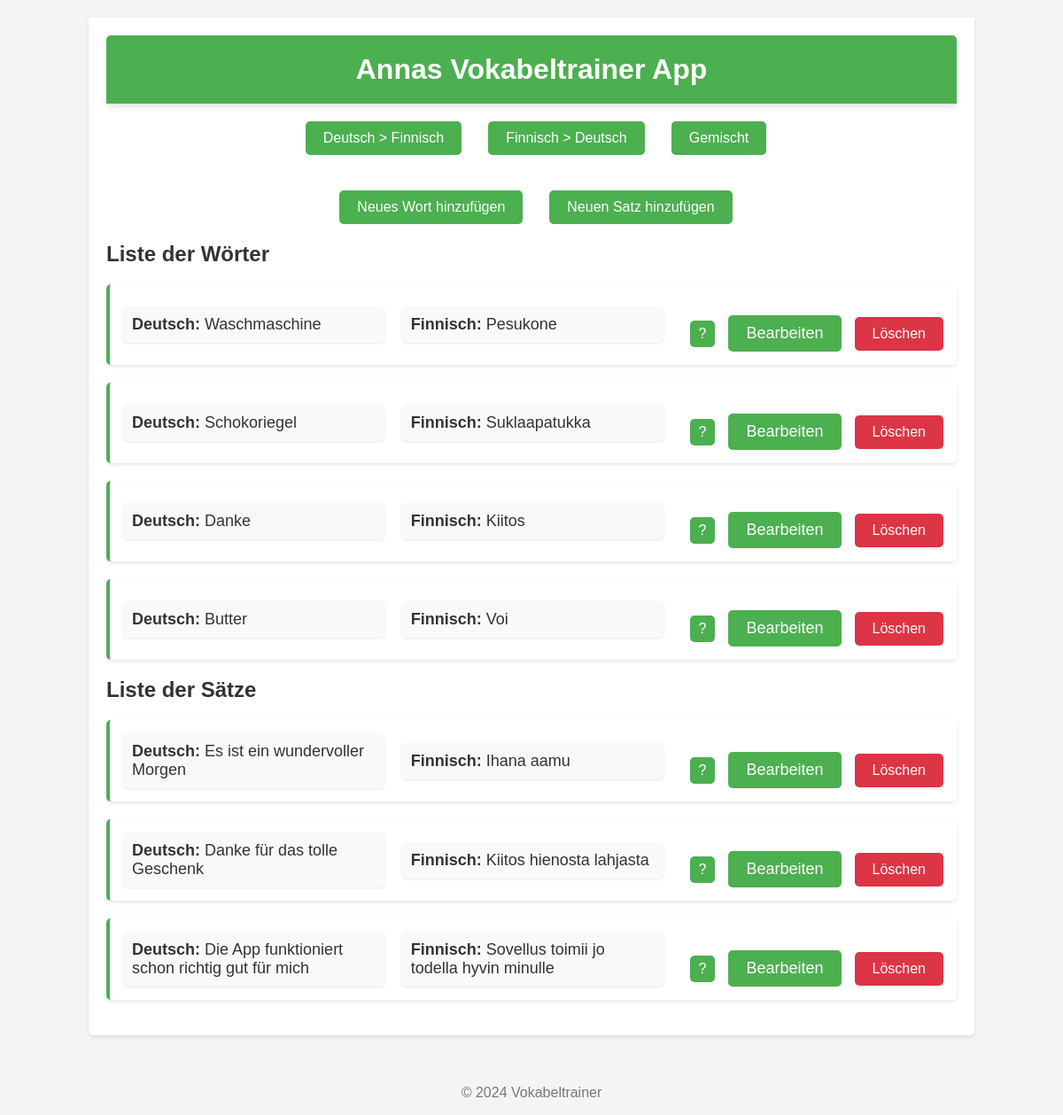
The app's page /, older data.
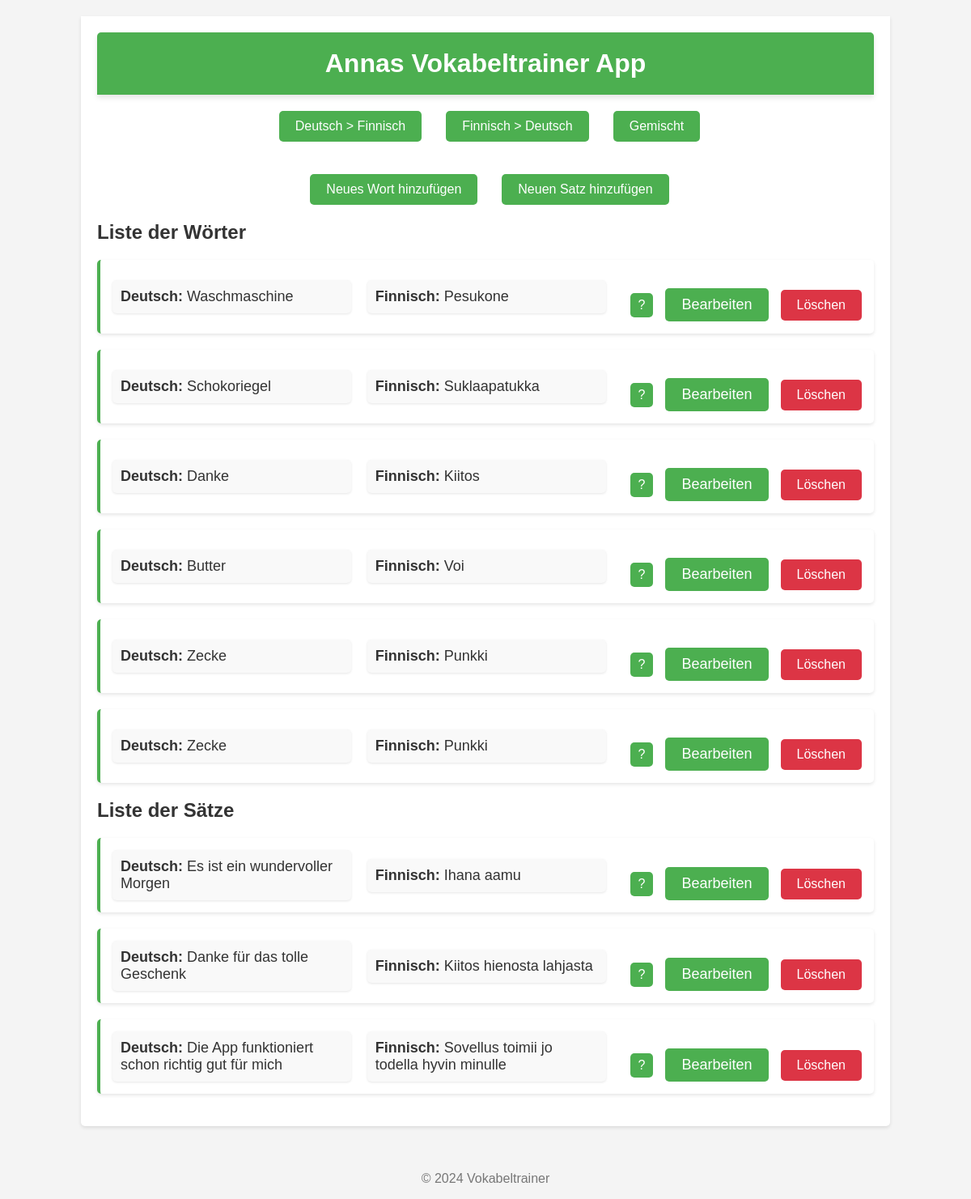
The same page, newer data.
### trainer/models.py (models this page shows, shortened)
class Wort(models.Model):
    id = models.AutoField(primary_key=True)  # Explizite ID für Wort
    deutsch = models.CharField(max_length=100)
    finnisch = models.CharField(max_length=100)
    merksatz = models.TextField(null=True, blank=True)
    kategorie = models.ForeignKey(Kategorie, on_delete=models.CASCADE)

class Satz(models.Model):
    id = models.AutoField(primary_key=True)  # Explizite ID für Satz
    deutsch = models.CharField(max_length=255)
    finnisch = models.CharField(max_length=255)
    merksatz = models.TextField(null=True, blank=True)
    kategorie = models.ForeignKey(Kategorie, on_delete=models.CASCADE)

### trainer/views.py (the view)
# urls.py: path('', WortSatzListeView.as_view(), name='wort_satz_liste'),  # Verwendung der Class-based View
class WortSatzListeView(ListView):
    template_name = 'trainer/wort_satz_liste.html'
    context_object_name = 'items'
    def get_queryset(self):
        return Wort.objects.none()  # Gib ein leeres QuerySet zurück, da die Daten in get_context_data kommen
    def get_context_data(self, **kwargs):
        context = super().get_context_data(**kwargs)
        context['wörter'] = Wort.objects.all()  # Alle Wörter holen
        context['sätze'] = Satz.objects.all()  # Alle Sätze holen
        return context

### trainer/templates/trainer/wort_satz_liste.html (shortened to what this page needs)
<!DOCTYPE html>
<html lang="de">
<head>
    {% load static %}
    <link rel="stylesheet" href="{% static 'css/style.css' %}">
</head>
<body>
    <div class="container">
        <h1>Annas Vokabeltrainer App</h1>
        <div class="button-container">
            <a href="{% url 'vokabel_uebung' 'deutsch-finnisch' %}" class="btn btn-primary">Deutsch > Finnisch</a>
            <a href="{% url 'vokabel_uebung' 'finnisch-deutsch' %}" class="btn btn-primary">Finnisch > Deutsch</a>
            <a href="{% url 'vokabel_uebung' 'gemischt' %}" class="btn btn-primary">Gemischt</a>
        </div>
        <div class="button-container">
            <a href="{% url 'wort_hinzufuegen' %}" class="btn btn-primary">Neues Wort hinzufügen</a>
            <a href="{% url 'satz_hinzufuegen' %}" class="btn btn-primary">Neuen Satz hinzufügen</a>
        </div>
        <h2>Liste der Wörter</h2>
        <ul>
            {% for wort in wörter %}
                <li>
                    <div class="word-block">
                        <strong>Deutsch:</strong> {{ wort.deutsch }}
                    </div>
                    <div class="word-block">
                        <strong>Finnisch:</strong> {{ wort.finnisch }}
                    </div>
                    <div>
                        <button class="show-hint" onclick="toggleMerksatz('merksatz-{{ wort.id }}')">?</button>
                        <a href="{% url 'wort_bearbeiten' wort.id %}" class="btn btn-secondary">Bearbeiten</a>
                        <form method="POST" action="{% url 'wort_loeschen' wort.id %}" style="display:inline;">
                            <button type="submit" class="btn btn-danger">Löschen</button>
                        </form>
                    </div>
                </li>
            {% empty %}
                <li>Keine Wörter vorhanden.</li>
            {% endfor %}
        </ul>
        <h2>Liste der Sätze</h2>
        <ul>
            {% for satz in sätze %}
                <li>
                    <div class="word-block">
                        <strong>Deutsch:</strong> {{ satz.deutsch }}
                    </div>
                    <div class="word-block">
                        <strong>Finnisch:</strong> {{ satz.finnisch }}
                    </div>
                    <div>
                        <button class="show-hint" onclick="toggleMerksatz('merksatz-satz-{{ satz.id }}')">?</button>
                        <a href="{% url 'satz_bearbeiten' satz.id %}" class="btn btn-secondary">Bearbeiten</a>
                        <form method="POST" action="{% url 'satz_loeschen' satz.id %}" style="display:inline;">
                            <button type="submit" class="btn btn-danger">Löschen</button>
                        </form>
                    </div>
                </li>
            {% empty %}
                <li>Keine Sätze vorhanden.</li>
            {% endfor %}
        </ul>
    </div>
    <footer>
        <p>© 2024 Vokabeltrainer</p>
    </footer>
</body>
</html>

Row changes from the older to the newer data that the page shows:
added Wort: deutsch "Zecke", finnisch "Punkki"
added Wort: deutsch "Zecke", finnisch "Punkki"
